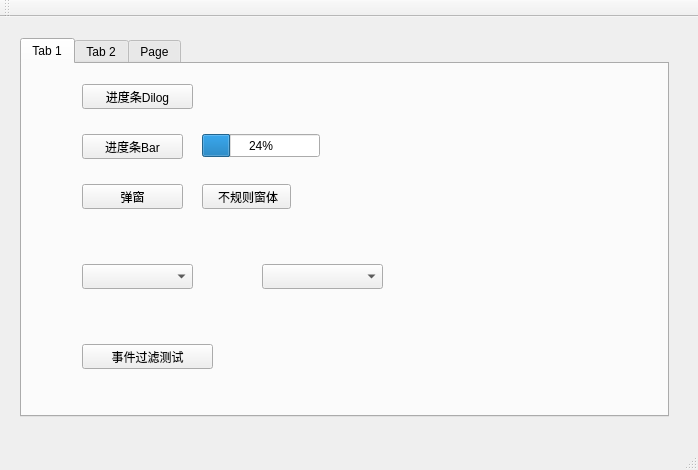
<?xml version="1.0" encoding="UTF-8"?>
<ui version="4.0">
 <class>MainWindow</class>
 <widget class="QMainWindow" name="MainWindow">
  <property name="geometry">
   <rect>
    <x>0</x>
    <y>0</y>
    <width>698</width>
    <height>470</height>
   </rect>
  </property>
  <property name="windowTitle">
   <string>MainWindow</string>
  </property>
  <widget class="QWidget" name="centralWidget">
   <widget class="QWidget" name="gridLayoutWidget">
    <property name="geometry">
     <rect>
      <x>9</x>
      <y>10</y>
      <width>671</width>
      <height>401</height>
     </rect>
    </property>
    <layout class="QGridLayout" name="gridLayout">
     <item row="0" column="0">
      <widget class="QTabWidget" name="tabWidget">
       <property name="currentIndex">
        <number>0</number>
       </property>
       <widget class="QWidget" name="tab">
        <attribute name="title">
         <string>Tab 1</string>
        </attribute>
        <widget class="QPushButton" name="pushButton_3">
         <property name="geometry">
          <rect>
           <x>60</x>
           <y>120</y>
           <width>101</width>
           <height>25</height>
          </rect>
         </property>
         <property name="text">
          <string>弹窗</string>
         </property>
        </widget>
        <widget class="QPushButton" name="pushButton_2">
         <property name="geometry">
          <rect>
           <x>60</x>
           <y>70</y>
           <width>101</width>
           <height>25</height>
          </rect>
         </property>
         <property name="text">
          <string>进度条Bar</string>
         </property>
        </widget>
        <widget class="QPushButton" name="pushButton">
         <property name="geometry">
          <rect>
           <x>60</x>
           <y>20</y>
           <width>111</width>
           <height>25</height>
          </rect>
         </property>
         <property name="text">
          <string>进度条Dilog</string>
         </property>
        </widget>
        <widget class="QProgressBar" name="progressBar">
         <property name="geometry">
          <rect>
           <x>180</x>
           <y>70</y>
           <width>118</width>
           <height>23</height>
          </rect>
         </property>
         <property name="value">
          <number>24</number>
         </property>
        </widget>
        <widget class="QComboBox" name="comboBox">
         <property name="geometry">
          <rect>
           <x>60</x>
           <y>200</y>
           <width>111</width>
           <height>25</height>
          </rect>
         </property>
        </widget>
        <widget class="QComboBox" name="comboBox_2">
         <property name="geometry">
          <rect>
           <x>240</x>
           <y>200</y>
           <width>121</width>
           <height>25</height>
          </rect>
         </property>
        </widget>
        <widget class="QPushButton" name="pushButton_4">
         <property name="geometry">
          <rect>
           <x>60</x>
           <y>280</y>
           <width>131</width>
           <height>25</height>
          </rect>
         </property>
         <property name="text">
          <string>事件过滤测试</string>
         </property>
        </widget>
        <widget class="QPushButton" name="pushButton_5">
         <property name="geometry">
          <rect>
           <x>180</x>
           <y>120</y>
           <width>89</width>
           <height>25</height>
          </rect>
         </property>
         <property name="text">
          <string> 不规则窗体</string>
         </property>
        </widget>
       </widget>
       <widget class="QWidget" name="tab_2">
        <attribute name="title">
         <string>Tab 2</string>
        </attribute>
        <widget class="QCustomPlot" name="widget" native="true">
         <property name="geometry">
          <rect>
           <x>10</x>
           <y>10</y>
           <width>641</width>
           <height>341</height>
          </rect>
         </property>
        </widget>
       </widget>
       <widget class="QWidget" name="tab_3">
        <attribute name="title">
         <string>Page</string>
        </attribute>
        <widget class="QwtPlot" name="qwtPlot">
         <property name="geometry">
          <rect>
           <x>10</x>
           <y>10</y>
           <width>641</width>
           <height>341</height>
          </rect>
         </property>
        </widget>
       </widget>
      </widget>
     </item>
    </layout>
   </widget>
  </widget>
  <widget class="QStatusBar" name="statusBar"/>
  <widget class="QToolBar" name="mainToolBar">
   <attribute name="toolBarArea">
    <enum>TopToolBarArea</enum>
   </attribute>
   <attribute name="toolBarBreak">
    <bool>false</bool>
   </attribute>
  </widget>
  <widget class="QMenuBar" name="menuBar">
   <property name="geometry">
    <rect>
     <x>0</x>
     <y>0</y>
     <width>698</width>
     <height>22</height>
    </rect>
   </property>
  </widget>
 </widget>
 <layoutdefault spacing="6" margin="11"/>
 <customwidgets>
  <customwidget>
   <class>QwtPlot</class>
   <extends>QFrame</extends>
   <header>qwt_plot.h</header>
  </customwidget>
  <customwidget>
   <class>QCustomPlot</class>
   <extends>QWidget</extends>
   <header location="global">qcustomplot.h</header>
   <container>1</container>
  </customwidget>
 </customwidgets>
 <resources/>
 <connections/>
</ui>
